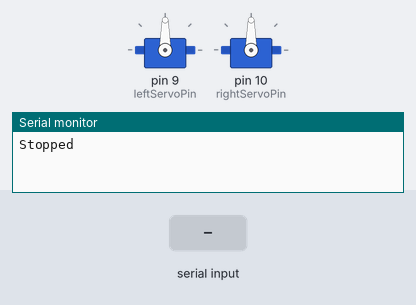
Simulated run of this sketch. Board: Arduino Uno, built with avr-gcc and run on an emulated ATmega328P. Shown: 2 × servo, the last lines printed to the serial monitor. Inputs (shaded band) come from the test bench.

Above: at 1.2 s.
1.3 s: "L" received over Serial
At 1.77 s:
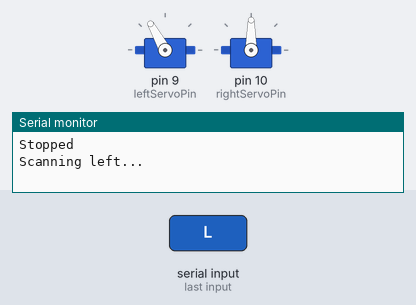
4.3 s: "F" received over Serial
At 5.3 s:
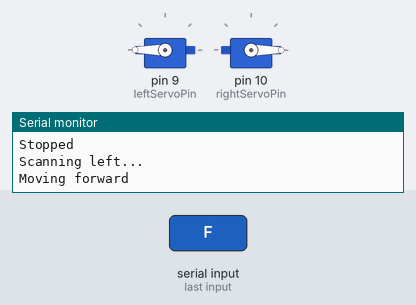
5.8 s: "R" received over Serial
At 6.25 s:
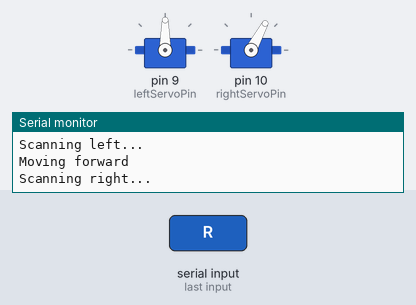
Timing chart, 0 to 10.0 s (numbered marks = the images above; inputs shaded):
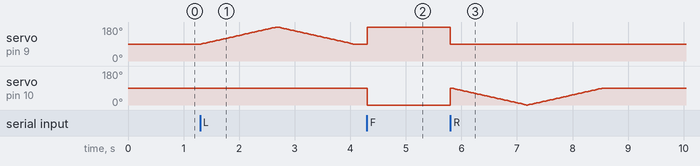

Measured:
- after the input at 1.3 s, servo on pin 9 (leftServoPin): rises from 90° to 180° in 1.3 s, then falls to 90° in 1.4 s
- after the input at 4.3 s, servo on pin 9 (leftServoPin): 90° → 180° at once; servo on pin 10 (rightServoPin): 90° → 0° at once
- after the input at 5.8 s, servo on pin 9 (leftServoPin): 180° → 90° at once

The sketch:

arduino_servo_commands.ino
```cpp
#include <Servo.h>

// Define servo pins
const int leftServoPin = 9;
const int rightServoPin = 10;

// Create servo objects
Servo leftServo;
Servo rightServo;

void setup() {
  Serial.begin(9600); // Start serial communication
  leftServo.attach(leftServoPin);
  rightServo.attach(rightServoPin);

  // Start with servos stopped
  stopMovement();
}

void loop() {
  // Check for incoming serial data from Raspberry Pi
  if (Serial.available() > 0) {
    char command = Serial.read();

    switch (command) {
      case 'F': // Move forward
        moveForward();
        break;
      case 'S': // Stop
        stopMovement();
        break;
      case 'L': // Move left (slow scan)
        slowScanLeft();
        break;
      case 'R': // Move right (slow scan)
        slowScanRight();
        break;
      default:
        stopMovement(); // Stop for any unknown command
        break;
    }
  }
}

// Move forward at full speed
void moveForward() {
  leftServo.write(180);  // Adjust based on your servo (180 for full speed)
  rightServo.write(0);    // Adjust based on your servo (0 for full speed)
  Serial.println("Moving forward");
}

// Stop movement
void stopMovement() {
  leftServo.write(90);  // Stop position for servo
  rightServo.write(90); // Stop position for servo
  Serial.println("Stopped");
}

// Slow scan left
void slowScanLeft() {
  Serial.println("Scanning left...");
  for (int angle = 90; angle <= 180; angle += 1) {
    leftServo.write(angle);
    rightServo.write(90);  // Keep the right servo stationary
    delay(15); // Adjust delay for slower scanning
  }
  for (int angle = 180; angle >= 90; angle -= 1) {
    leftServo.write(angle);
    rightServo.write(90);  // Keep the right servo stationary
    delay(15); // Adjust delay for slower scanning
  }
}

// Slow scan right
void slowScanRight() {
  Serial.println("Scanning right...");
  for (int angle = 90; angle >= 0; angle -= 1) {
    leftServo.write(90);  // Keep the left servo stationary
    rightServo.write(angle);
    delay(15); // Adjust delay for slower scanning
  }
  for (int angle = 0; angle <= 90; angle += 1) {
    leftServo.write(90);  // Keep the left servo stationary
    rightServo.write(angle);
    delay(15); // Adjust delay for slower scanning
  }
}
```
